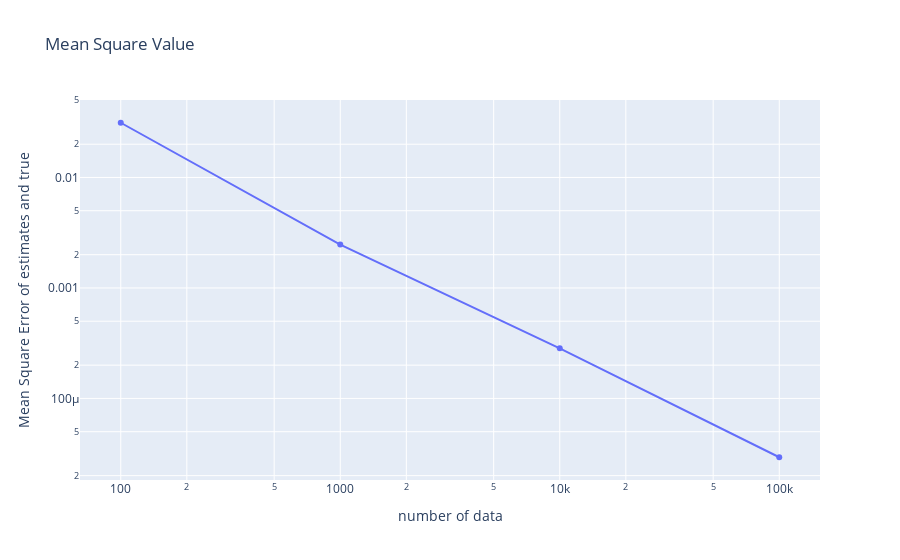

Notebook source saved alongside this figure:
### Code cell
print(f"on_para_eq_constraint=True, r={r}")
data_analysis.show_mse(num_data, mses_affine)

### Figure 1 — Plotly figure (JSON) as saved in the notebook; plotly's stock layout.template omitted (floating-point values rounded to 4 significant figures)
{"data": [{"mode": "lines+markers", "type": "scatter", "x": [100, 1000, 10000, 100000], "y": [0.03128, 0.00247, 0.0002841, 2.935e-05]}], "layout": {"title": {"text": "Mean Square Value"}, "xaxis": {"title": {"text": "number of data"}, "type": "log"}, "yaxis": {"title": {"text": "Mean Square Error of estimates and true"}, "type": "log"}}}
